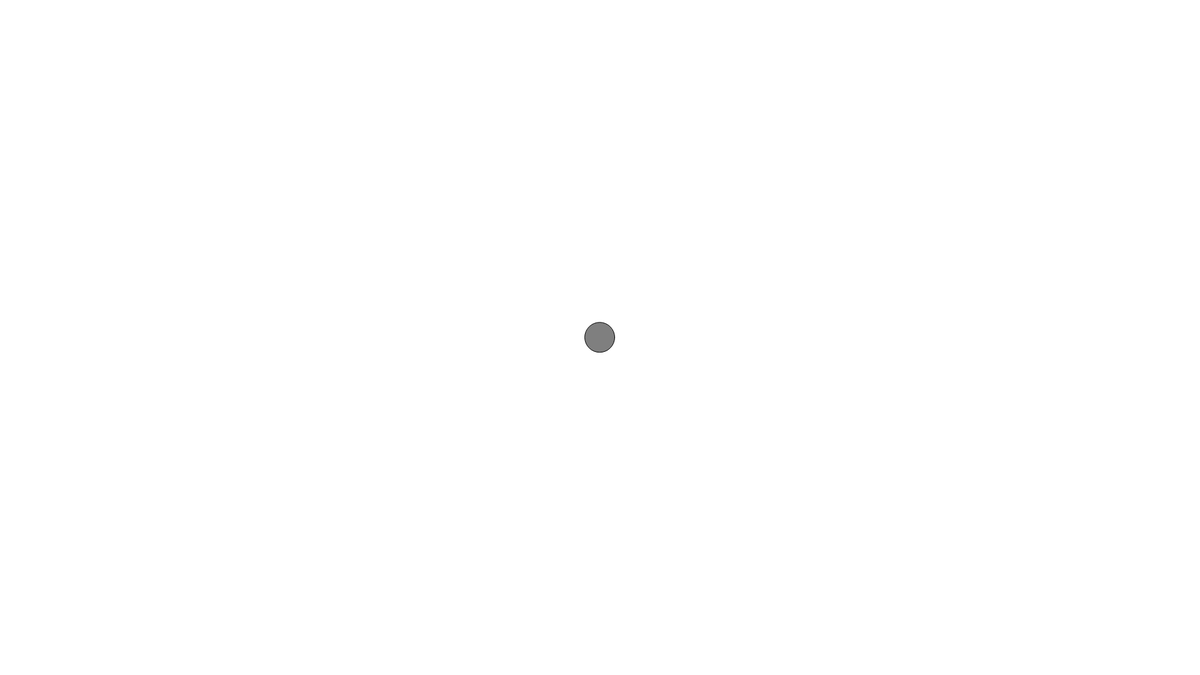
Frame 1 (no input)
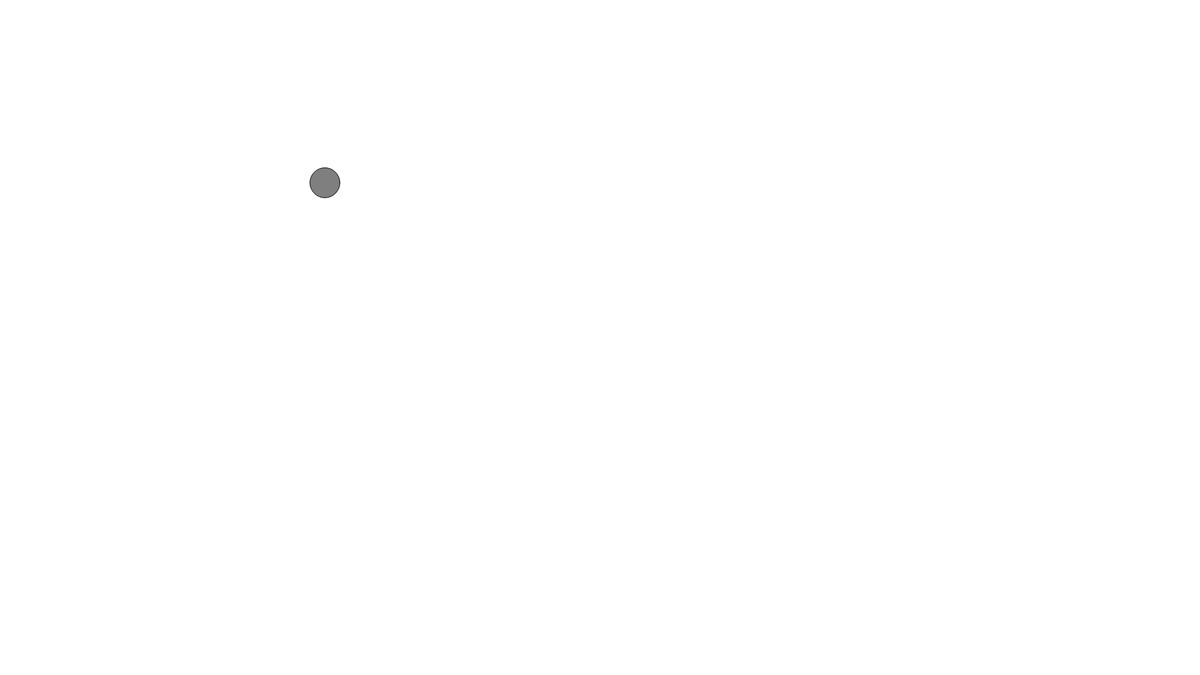
Frame 60 (no input)
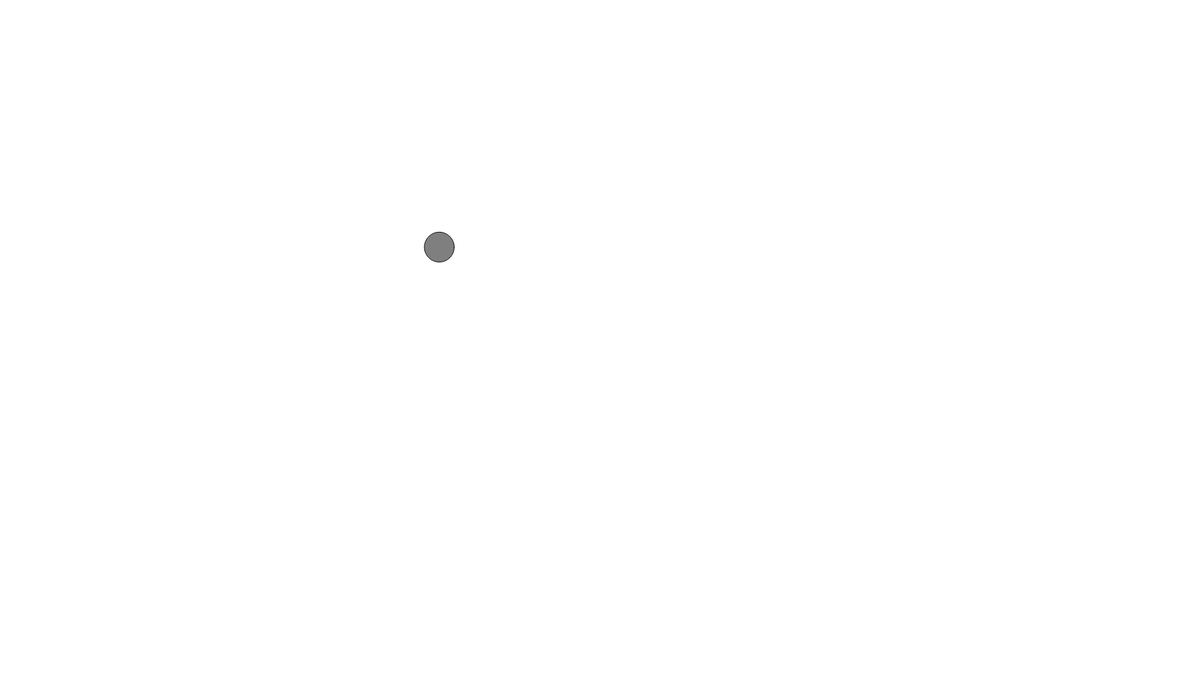
Frame 120 (the mouse pressed at the canvas centre since frame 60)

The p5.js sketch that drew these frames (run headless with seeded random() and noise() and a simulated clock; from frame 60 on, the mouse is pressed at the canvas centre):

// p5.js sketch
// ── sketch.js
class Mover{
  constructor(){
    this.position = createVector(width/2, height/2);
    this.velocity = createVector(0,0);
    this.acceleration = createVector(0.001, 0.01);
    this.topspeed = 10;
  }
  update(){
      let mouse = createVector(mouseX, mouseY);

      let direction = p5.Vector.sub(mouse, this.position);

      direction.normalize();
      direction.mult(0.5);
      this.acceleration = direction;

      this.velocity.add(this.acceleration);
      this.velocity.limit(this.topspeed);
      this.position.add(this.velocity);
    }
  show(){
    stroke(0);
    fill(127);
    circle(this.position.x, this.position.y, 48);
  }
  checkEdges(){
    if(this.position.x > width){
      this.position.x = 0;
    }
    else if(this.position.x < 0){
      this.position.x = width;
    }
    if(this.position.y > height){
      this.position.y = 0;
    }
    else if(this.position.y < 0){
      this.position.y = height;
    }
  }
}

let mover;

function setup() {
  let can = createCanvas(1920, 1080);
  // can.style('border', '5px solid red');
  mover = new Mover();
}

function draw() {
  background(255);
  mover.update();
  mover.show();
}
